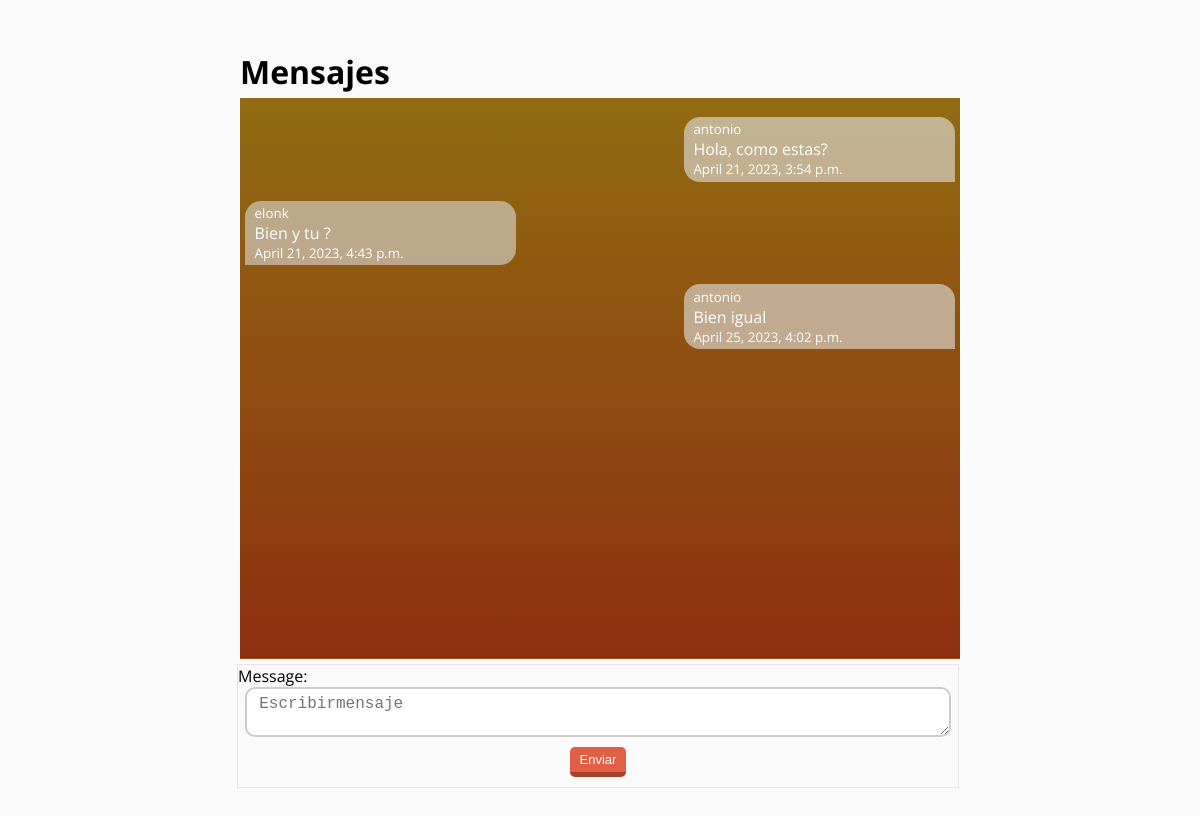
The app's page /ms/elonk (signed in) with its own data.
### Dm/models.py (models this page shows)
class ModelBase(models.Model):
    id = models.UUIDField(default=uuid.uuid4, primary_key=True, db_index=True, editable=False)
    time = models.DateTimeField(auto_now_add=True)
    update = models.DateTimeField(auto_now=True)
    class Meta:
        abstract = True

class ChanelMessage(ModelBase):
    chanel = models.ForeignKey("Chanel", on_delete=models.CASCADE)
    user = models.ForeignKey(User, on_delete = models.CASCADE)
    text = models.TextField()

### Dm/views.py (the view)
# urls.py: path("ms/<str:username>", DetailMs.as_view(), name="detailms"),
class DetailMs(LoginRequiredMixin, ChanelFormMixin, DetailView):
    template_name = 'Dm/chanel_detail.html'
    def get_object(self, *args, **kwargs):
        username = self.kwargs.get("username")
        my_username = self.request.user.username
        chanel, _ = Chanel.objects.get_or_create_chanel_ms(my_username, username)
        if username == my_username:
            my_chanel, _ = Chanel.objects.get_or_create_user_chanel_actual(self.request.user)
            return my_chanel
        if chanel == None:
            raise Http404
        return chanel

### Dm/forms.py
class FormMessages(forms.Form):
    message = forms.CharField(widget=forms.Textarea(attrs = {
        "class": "form_ms",
        "placeholder": "Escribirmensaje"
    }))

### Dm/models.py (called while the page is built, shortened)
    def only_two(self):
        return self.annotate(num_users = Count("users")).filter(num_users=2)

    def filter_by_username(self, username):
        return self.filter(chaneluser__user__username=username)

    def get_queryset(self, *args, **kwargs):
        return ChanelQuerySet(self.model, using=self._db)

    def filter_ms_by_private(self, username_a, username_b):
        return self.get_queryset().only_two().filter_by_username(username_a). filter_by_username(username_b)

    def get_or_create_chanel_ms(self, username_a, username_b):
        qs = self.filter_ms_by_private(username_a, username_b)
        if qs.exists():
            return qs.order_by("time").first(), False

### template/Dm/chanel_detail.html (shortened to what this page needs)
{% extends 'base.html' %}
{% block container%}
    <h1>Mensajes</h1>
    <div id="container_ms">
    {% for message in object.chanelmessage_set.all%}
        <div class="div_ms {% if request.user == message.user %} my_messages {% else %} your_messages {% endif %}">
            <small>{{message.user}}</small>
            <p>{{message.text}}</p>
            <small>{{message.time}}</small>
        </div>
    {% endfor %}
    </div>
    <div class="div_form_ms">
        <form id="form_submit" action="{{ request.path }}" method="POST">
            {{form.as_p}}
            <button type="submit" class="btn_send">
                Enviar
            </button>
        </form>
    </div>
{% endblock %}

### template/base.html (shortened to what this page needs)
<!DOCTYPE html>
<html lang="en">
    <head>
    </head>
    <body>
        <div class="div_main">
            {% block container%}
            {% endblock %}
        </div>
    </body>
</html>

### template/base.html (style rules this page uses)
* { margin: 0; padding: 0; }
body { background: #fafafa; }
h1, h2, h3, p, small { font-family: 'Open Sans', sans-serif; }
.div_main { width: 60%; margin: 50px auto; }

### template/Dm/chanel_detail.html (style rules this page uses)
#container_ms { width: 100%; height: calc(70vh); margin: 5px 0; overflow-y: auto; border-bottom: 1px solid rgb(159, 85, 24); background: linear-gradient(rgb(145, 107, 17),rgb(141, 47, 16)); }
.div_ms { margin: 1.2rem auto; width: 35%; padding: 0.2rem 0.6rem 0.2rem 0.6rem; }
.my_messages { margin-right: 5px; background-color: rgba(226, 227, 227, 0.608); color: #fff; border-bottom-left-radius: 16px; border-top-left-radius: 16px; border-top-right-radius: 16px; }
.your_messages { margin-left: 5px; background-color: rgba(218, 218, 218, 0.608); color:#fff ; border-bottom-right-radius: 16px; border-top-left-radius: 16px; border-top-right-radius: 16px; }
.div_form_ms { width: 100%; margin-top: 5px; margin-bottom: 5px; margin-left: -3px; border: 1px solid #e6e6e6; }
#id_message { display: grid; padding: 6px 12px; margin-left: 1%; margin-right: 1%; width: 98%; min-width: 98%; max-width: 98%; height: 50px; min-height: 50px; max-height: 50px; box-sizing: border-box; font-size: 16px; color: #333; border: 2px solid #ccc; border-radius: 10px; }
.btn_send { background: rgb(225, 95, 69); color:#fff; padding: 5px 10px; border-radius: 5px; border: none; outline: none; border-bottom: 5px solid #a8422e; width: pointer; display: block; margin: 10px auto; font-size: 13px; transition: 0.3; }

### records on screen
ChanelMessage: user "antonio", text "Hola, como estas?", time "April 21, 2023, 3:54 p.m."
ChanelMessage: user "elonk", text "Bien y tu ?", time "April 21, 2023, 4:43 p.m."
ChanelMessage: user "antonio", text "Bien igual", time "April 25, 2023, 4:02 p.m."
